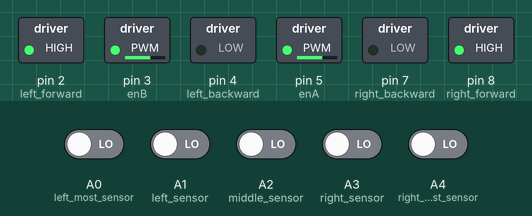
Simulated run of this sketch. Board: Arduino Uno, built with avr-gcc and run on an emulated ATmega328P. On the bench: switched loads named in the sketch (green lamp = pin HIGH). The inputs (shaded band) are chosen by the test bench; at power-on: A0 (left_most_sensor), A1 (left_sensor), A2 (middle_sensor), A3 (right_sensor), A4 (right_most_sensor) LOW.

Above: at 1.2 s.
1.3 s: A0 (left_most_sensor) driven HIGH
At 2.3 s:
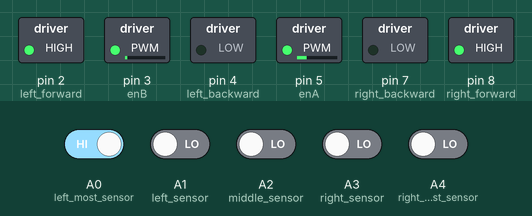
2.8 s: A0 (left_most_sensor) driven LOW and A1 (left_sensor) driven HIGH
At 3.5 s:
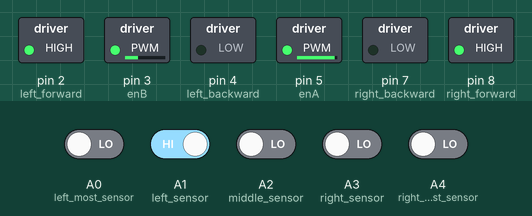
4.3 s: A1 (left_sensor) driven LOW and A3 (right_sensor) driven HIGH
At 4.6 s:
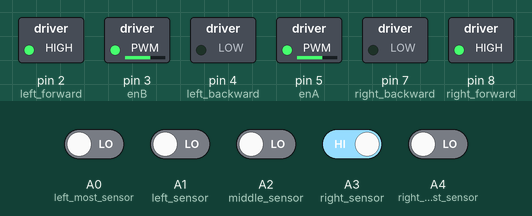
5.8 s: A4 (right_most_sensor) driven HIGH
At 7.0 s:
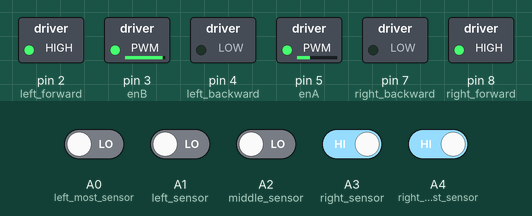
7.3 s: A3 (right_sensor) driven LOW
At 8.1 s:
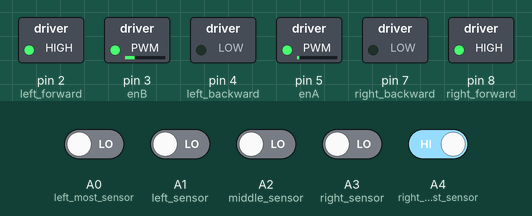
Timing chart, 0 to 9.8 s (numbered marks = the images above; inputs shaded):
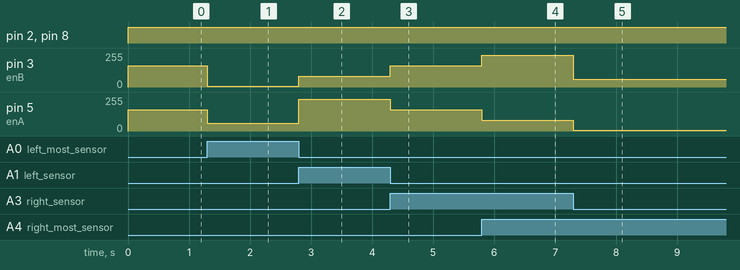

Measured:
- after the input at 1.3 s, pin 3 (enB): 160/255 → 4/255 at once; pin 5 (enA): 160/255 → 60/255 at once
- after the input at 2.8 s, pin 3 (enB): 4/255 → 82/255 at once; pin 5 (enA): 60/255 → 238/255 at once
- after the input at 4.3 s, pin 3 (enB): 82/255 → 160/255 at once; pin 5 (enA): 238/255 → 160/255 at once
- after the input at 5.8 s, pin 3 (enB): 160/255 → 238/255 at once; pin 5 (enA): 160/255 → 82/255 at once
- after the input at 7.3 s, pin 3 (enB): 238/255 → 60/255 at once; pin 5 (enA): 82/255 → 4/255 at once

The sketch:

Code.ino
```cpp
// -------------------- MOTOR SPEED CONTROL --------------------
int enA = 5;  // Right motor speed
int enB = 3;  // Left motor speed
int baseSpeed = 160; // Base speed for both motors
int maxSpeed = 160;  // Maximum motor speed for high-speed turns

// -------------------- MOTOR PINS --------------------
int left_forward = 2; // Right motor forward
int left_backward = 4; // Right motor backward
int right_backward = 7;  // Left motor backward
int right_forward = 8;  // Left motor forward

// -------------------- SENSOR PINS --------------------
int left_most_sensor = A0;
int left_sensor = A1;
int middle_sensor = A2;
int right_sensor = A3;
int right_most_sensor = A4;

// -------------------- SENSOR VALUES --------------------
int black = 1; // Line detected
int white = 0; // No line
int l = 0, lm = 0, m = 0, rm = 0, r = 0;

// -------------------- PID CONTROL --------------------
float kp = 39;  // Proportional gain (adjustable)
float ki = 0;  // Integral gain (adjustable)
float kd = 25;  // Derivative gain (adjustable)
float error = 0;  // Current error
float last_error = 0;  // Previous error
float sum_error = 0;  // Integral of error
float adjust = 0;  // Adjustment to the speed

void setup() {
  pinMode(enA, OUTPUT);
  pinMode(enB, OUTPUT);
  pinMode(right_forward, OUTPUT);
  pinMode(right_backward, OUTPUT);
  pinMode(left_forward, OUTPUT);
  pinMode(left_backward, OUTPUT);

  pinMode(left_most_sensor, INPUT);
  pinMode(left_sensor, INPUT);
  pinMode(middle_sensor, INPUT);
  pinMode(right_sensor, INPUT);
  pinMode(right_most_sensor, INPUT);
}

// Function to move motors (1 = forward, 0 = stop)
void move(int lf, int lb, int rf, int rb) {
  digitalWrite(left_forward, lf);
  digitalWrite(left_backward, lb);
  digitalWrite(right_forward, rf);
  digitalWrite(right_backward, rb);
}

// Read sensor values
void readSensors() {
  l = digitalRead(left_most_sensor);
  lm = digitalRead(left_sensor);
  m = digitalRead(middle_sensor);
  rm = digitalRead(right_sensor);
  r = digitalRead(right_most_sensor);
}

// Find error based on sensor readings
void findError() {
  // Improve error calculation for sharp turns
  if (l == black && lm == white && m == white && rm == white && r == white) error = 3;
  else if (l == white && lm == black && m == white && rm == white && r == white) error = 2;
  else if (l == white && lm == white && m == black && rm == white && r == white) error = 1;
  else if (l == white && lm == white && m == white && rm == black && r == white) error = 0;
  else if (l == white && lm == white && m == white && rm == white && r == black) error = -1;
  else if (l == white && lm == white && m == white && rm == black && r == black) error = -2;
  else if (l == white && lm == white && m == black && rm == black && r == black) error = -3;

  // Special case for sharp turns
  // If left or right sensors alone detect the line, it's likely a sharp turn
  if (l == black && lm == white && m == white && rm == white && r == white) error = 4;  // Sharp left turn
  if (r == black && rm == white && m == white && lm == white && l == white) error = -4;  // Sharp right turn
}

// Function to apply PID control and adjust motor speed
void applyPID() {
  sum_error += error;  // Accumulate error for integral
  float delta_error = error - last_error;  // Derivative of error

  adjust = (kp * error) + (ki * sum_error) + (kd * delta_error);  // PID formula

  // Increase correction to make sharper turns
  adjust = constrain(adjust, -maxSpeed, maxSpeed*10);

  // Adjust motor speeds more drastically if the robot is far from the line
  int left_speed = constrain(baseSpeed - adjust, 0, maxSpeed*10);
  int right_speed = constrain(baseSpeed + adjust, 0, maxSpeed*10);

  setSpeed(left_speed, right_speed);

  last_error = error;  // Update last error for the next loop
}

// Function to set motor speed
void setSpeed(int left_speed, int right_speed) {
  analogWrite(enA, right_speed);
  analogWrite(enB, left_speed);
}

void loop() {
  readSensors();  // Read sensor values
  findError();  // Calculate error
  applyPID();  // Apply PID correction and adjust motor speeds
  move(1, 0, 1, 0);  // Move forward
}
```
